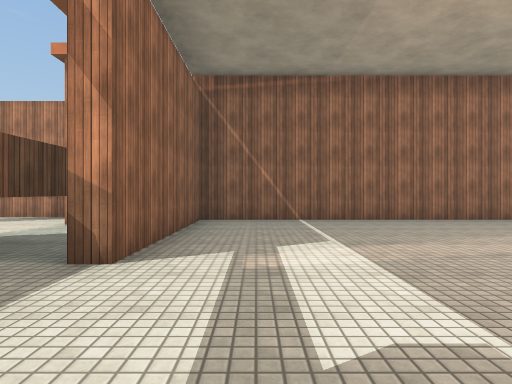
view 1 (above)

12 first-person views from a walk through a scene from a Unity 3-D project. The camera is 1.3 m above the floor, looks level and sees 75° across. The floor is counted in squares, 2 m on a side. Each view is taken from the middle of a square. On the plan, view 1 faces up. The plan holds only what a view shows up to about 10 squares ahead; the rest is blank. Surface patterns are stand-ins for the level's own textures.

view 2
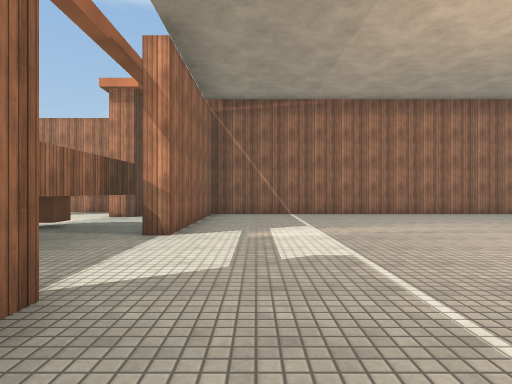

view 3
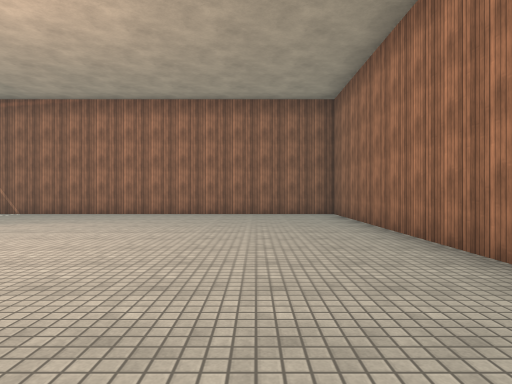

view 4
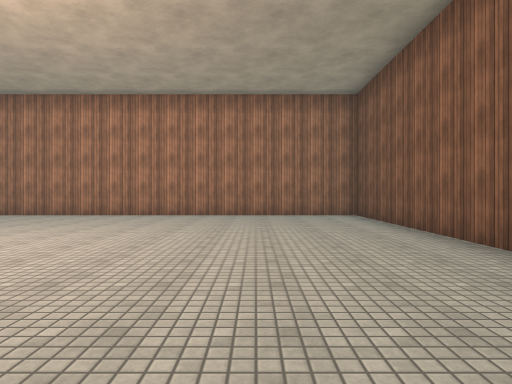

view 5
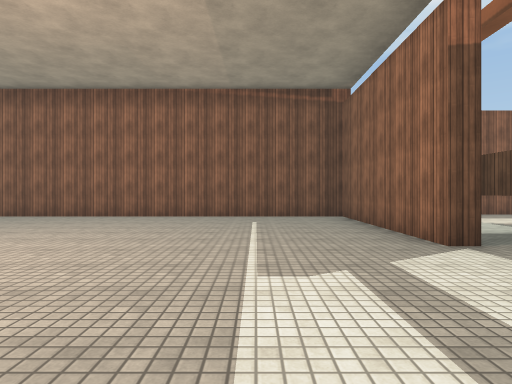

view 6
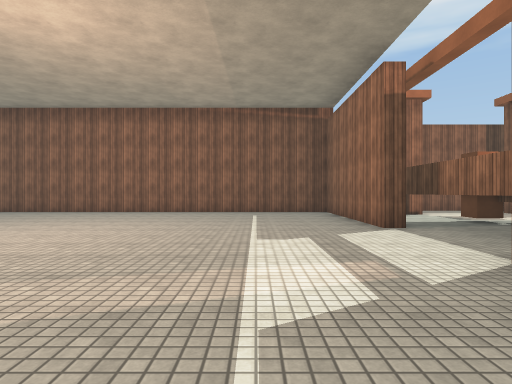

view 7
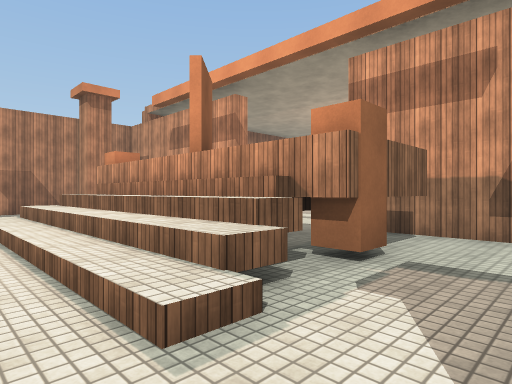

view 8
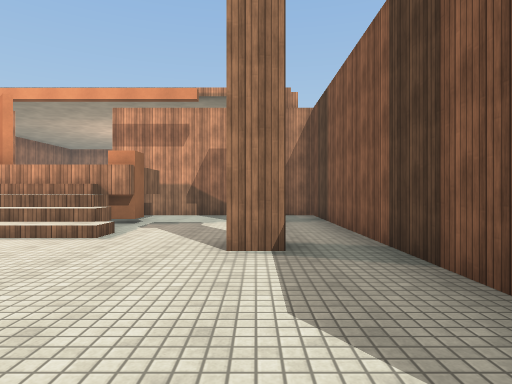

view 9
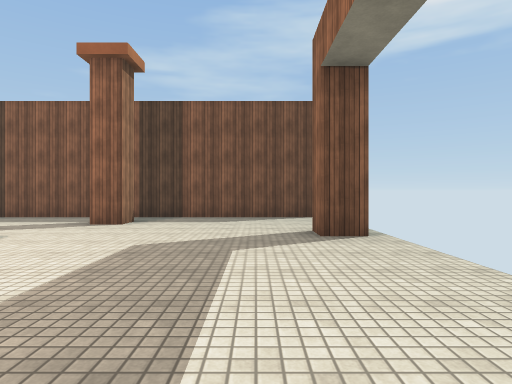

view 10
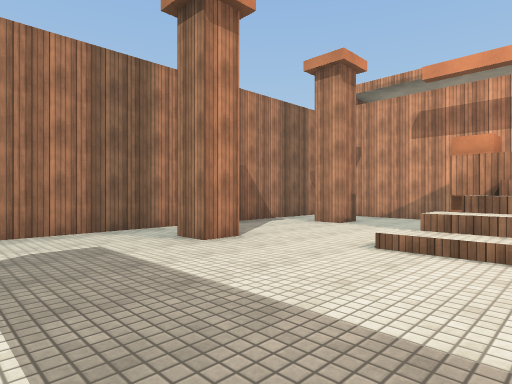

view 11
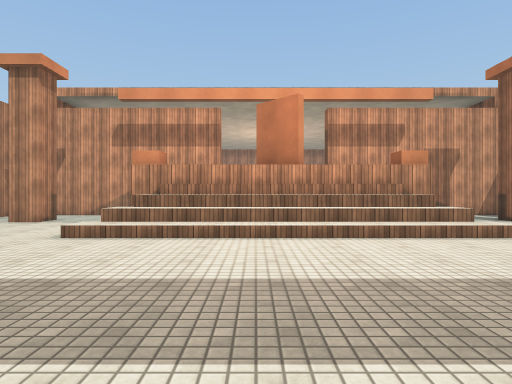

view 12
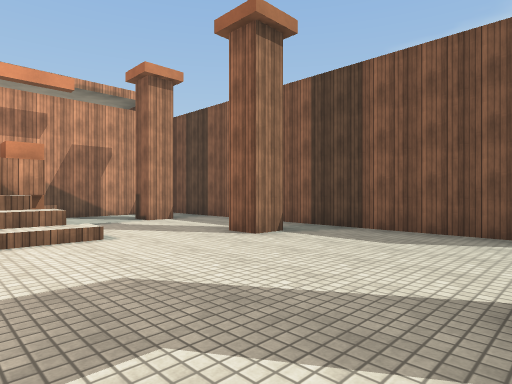

### Floor plan
Key: @ floor where view 1 was taken; # wall or solid block; . floor; / step, stairs or slope; ^ raised ledge; O other object.
Columns run from 12 left of view 1 to 11 right of it. Each row starts with its distance up from view 1.
  9    ########
  8    ........#############
  7   ...#.....#...........#
  6   .........#...........#
  5   ..../....#...........#
  4   ....//O#.#...........#
  3   ....//^#.............#
  2  .....//^#.............#
  1  .....//^#.............#
  0  .....//^#.#@..........#
 -1  .....//O#.#...........#
 -2 ##..../....#...........#
 -3  ..........#...........#
 -4  ....#.....#...........#
 -5  ..........#############
 -6  ###########

Positions as (right, up) in squares from view 1, and headings:
1: (0, 0), facing up
2: (0, -2), facing up
3: (8, -2), facing up
4: (1, -2), facing right
5: (1, 4), facing down
6: (1, 6), facing down
7: (-7, -3), facing up-right
8: (-11, -4), facing right
9: (-10, 3), facing down
10: (-10, 3), facing up-right
11: (-11, 2), facing right
12: (-11, 0), facing down-right
